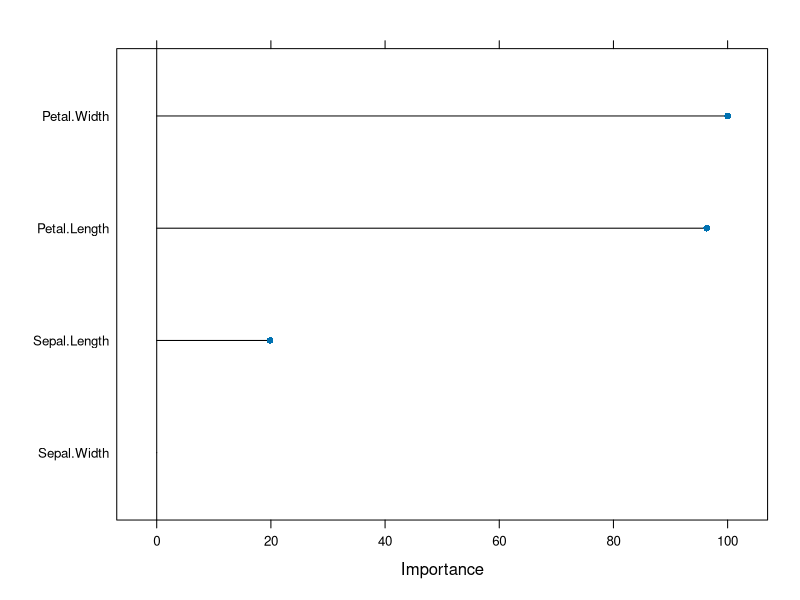

Write the R code that produced this figure.
# Load necessary libraries
library(caret)
library(randomForest)

# Load the iris dataset
data("iris")

# Set seed for reproducibility
set.seed(123)

# Split the data into training and testing sets (70% training, 30% testing)
train_index <- createDataPartition(iris$Species, p = 0.7, list = FALSE)
train_data <- iris[train_index, ]
test_data <- iris[-train_index, ]

# Train a Random Forest model
# Use 10-fold cross-validation
train_control <- trainControl(method = "cv", number = 10)

# Train the model
rf_model <- train(Species ~ ., 
                  data = train_data, 
                  method = "rf", 
                  trControl = train_control, 
                  tuneLength = 5)

# Print the model summary
print(rf_model)

# Make predictions on the test data
predictions <- predict(rf_model, newdata = test_data)

# Evaluate the model's performance
confusion_matrix <- confusionMatrix(predictions, test_data$Species)
print(confusion_matrix)

# Feature importance
importance <- varImp(rf_model)
print(importance)

# Plot feature importance
plot(importance)